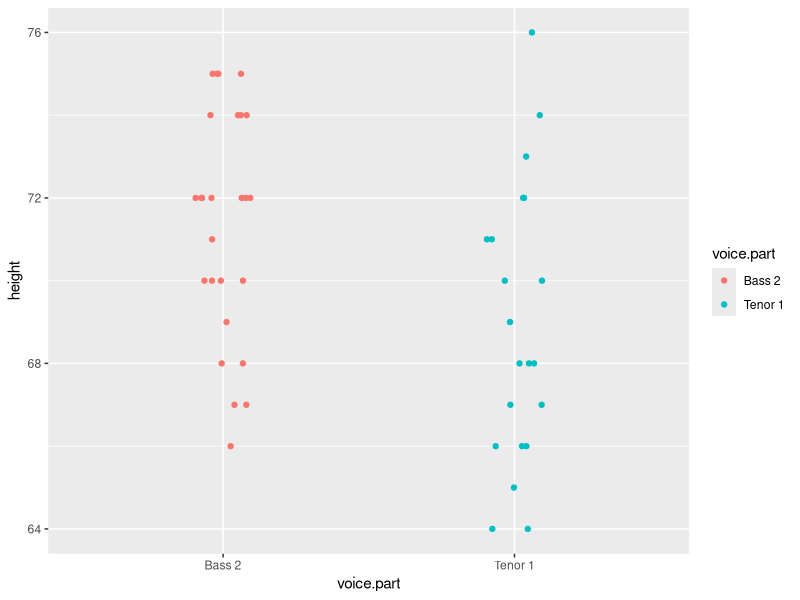
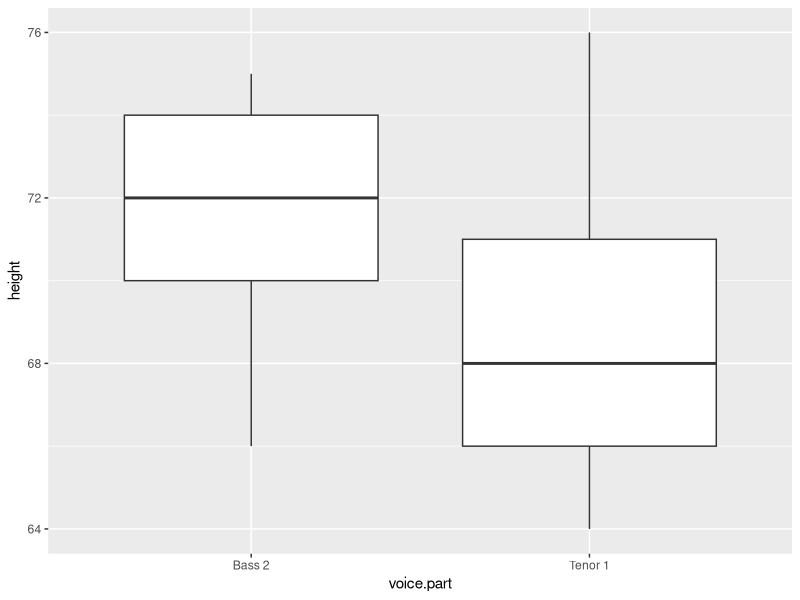
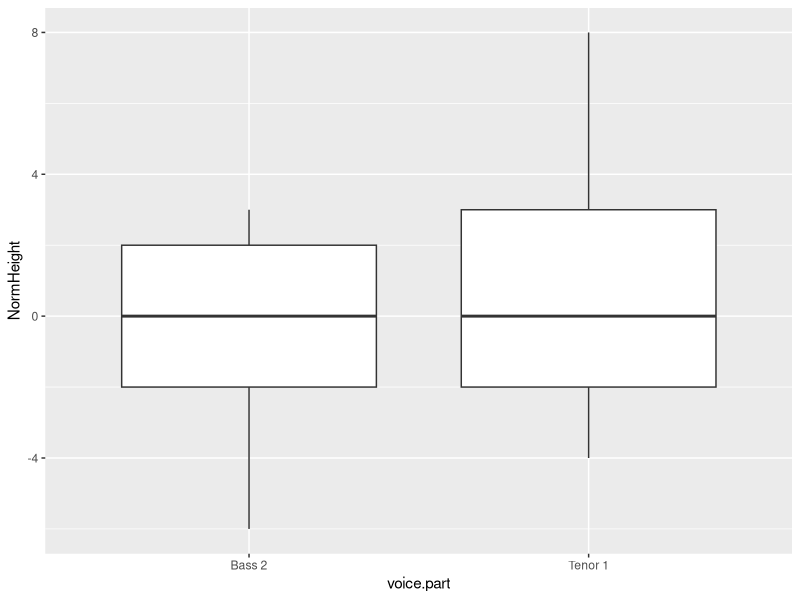

The R source for these figures, in order: (Note: this script raises an error after producing the figures.)
## ---- chunk 1
library(dplyr)
library(tidyr)
library(ggplot2)
df <- lattice::singer
df2 <- filter(df, voice.part == "Bass 2" | voice.part=="Tenor 1")
## ---- chunk 2
ggplot(df2) + aes(y=height, x=voice.part, col=voice.part) + 
             geom_jitter(position = position_jitter(width = .1, height=0))
## ---- chunk 3
df2 %>% group_by(voice.part) %>% summarize(median = median(height), count = n() )
## ---- chunk 4
ggplot(df2) + aes(x=voice.part, y=height) + geom_boxplot()
## ---- chunk 5
df2.med <- df2 %>% group_by(voice.part) %>%
           mutate_each( funs(. - median(.)), NormHeight= height)  
ggplot(df2.med) + aes(x=voice.part, y=NormHeight) + geom_boxplot()
## ---- chunk 6
df.qq <- df2 %>% group_by(voice.part) %>%
        arrange(voice.part, height)   %>%
        mutate_each( funs( (1:length(.) - 0.5) / n()), f.val=length(height))

## ---- chunk 7
ggplot(df.qq) + aes(x=f.val, y = height) + geom_line(col="grey") + geom_point()  + facet_grid( voice.part ~ .) 
## ---- chunk 8
# Generate and index
i  <- 1:21
# Compute the f-values
fi <- (i - 0.5) / 21
# view rounded values
round(fi,2)
## ---- chunk 9
df.bass <- df.qq %>%  filter( voice.part == "Bass 2")
## ---- chunk 10
b.hgt.interp <- approx(df.bass$f.val, df.bass$height, fi)
## ---- chunk 11
s.qq <- data.frame( Bass  = b.hgt.interp$y,
                    Tenor = sort( df[ df$voice.part == "Tenor 1", 1 ] ) )

ggplot(s.qq) + aes( x= Tenor, y = Bass) + geom_point() + geom_abline( c(0,1))
## ---- chunk 12
# Get the range of both datasets
xylim <- range( c(s.qq$Bass, s.qq$Tenor) )

# Add a 5% buffer to the xy limits
# (This avoids having the points plotted on the edge of the plot)
xylim <- xylim + c(-0.05 * diff(xylim), + 0.05 * diff(xylim))

ggplot(s.qq) + aes( x= Tenor, y = Bass) + geom_point() + geom_abline( c(0,1)) +
               coord_fixed(ratio = 1, xlim=xylim, ylim = xylim)
## ---- chunk 13
OP <- par(mar=c(4,4,0,0))
Tenor <- df[ df$voice.part == "Tenor 1", 1 ]
Bass  <- df[ df$voice.part == "Bass 2", 1 ]
qqplot(x=Tenor, y=Bass, asp=1)
abline( c(0,1))
par(OP)
## ---- chunk 14
qq.out <- qqplot(x=Tenor, y=Bass, plot.it=FALSE)
qq.out <- as.data.frame(qq.out)

xylim <- range( c(qq.out$x, qq.out$y) )
xylim <- xylim + c(-0.05 * diff(xylim), + 0.05 * diff(xylim))
ggplot(qq.out) + aes( x= x, y = y) + geom_point() + geom_abline( c(0,1)) +
  coord_fixed(ratio = 1, xlim=xylim, ylim = xylim) +
  xlab("Tenor") + ylab("Bass")
## ---- chunk 15
library(lattice)

df2$voice.part <- ordered(df2$voice.part, levels= c("Tenor 1", "Bass 2"))

qq(df2$voice.part ~ df2$height, aspect=1)

## ---- chunk 16
md.y <- (qq.out$y - qq.out$x) 
md.x <- (qq.out$y + qq.out$x) * 0.5
df.md <- data.frame(md.x, md.y)

ggplot(df.md) + aes(x = md.x, y = md.y) + geom_point() + geom_abline( slope=0 ) +
                xlab("Mean height (in)") + ylab("Difference in height (in)")
## ---- chunk 17
# Save the qq output
df2$voice.part <- ordered(df2$voice.part, levels= c("Tenor 1", "Bass 2"))
df2.qq <- qq(df2$voice.part ~ df2$height, aspect=1)

# Plot the m-d
tmd(df2.qq,
    aspect=1,
    ylab = "Difference (inches)",
    xlab = "Mean (inches)")
## ---- chunk 18
# Find smallest batch
f.rng <- min(tapply(singer$height, singer$voice.part, length))

# Define quantile function
fun1 <- function(x,f.rng) {approx(1:length(x), sort(x), n = f.rng )$y}

# Compute quantiles for all factors
t1 <- aggregate(singer$height ~ singer$voice.part, FUN=fun1, f.rng=f.rng )

# Flip table and name columns
t2 <- as.data.frame(t(t1[,-1]))
names(t2) <- t1[,1]

# Label columns of qmat using names of voice parts.
splom(~t2,  axis.text.cex=0.6, pch = 20,
      varname.cex=0.8,
      pscales=3,
      xlab="Heights (inches)",
      prepanel.limits = function(x) (range(t2)), # force all axes the same
      panel = function(x,y,...){
        panel.grid()
        panel.splom(x,y,...)
        panel.abline(0,1,col="grey")
      })
